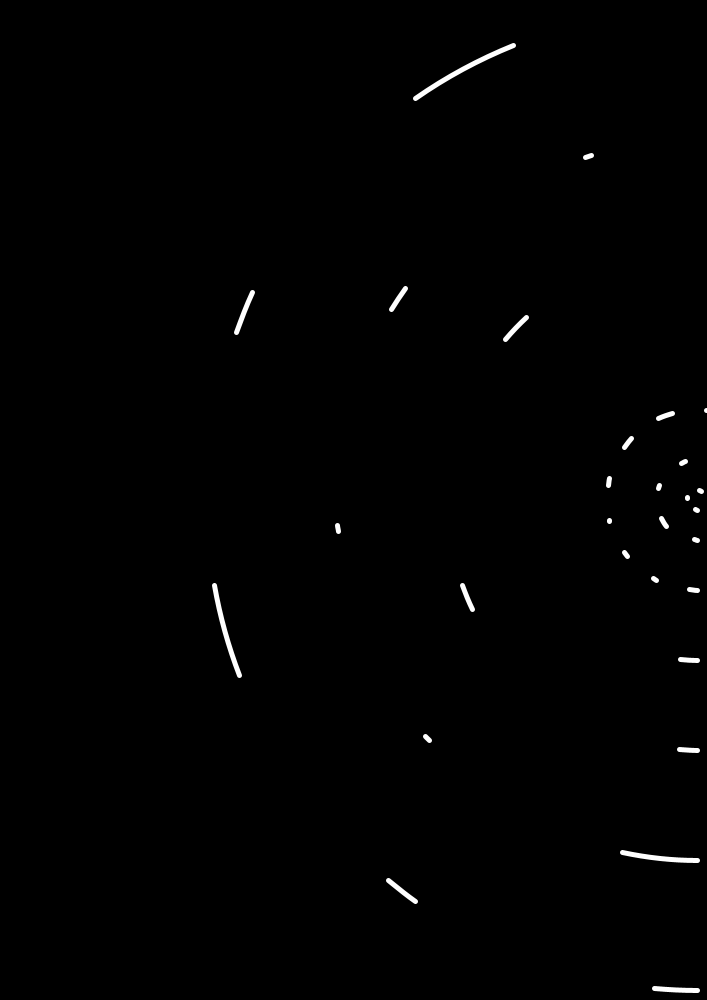
Frame 1 (no input)
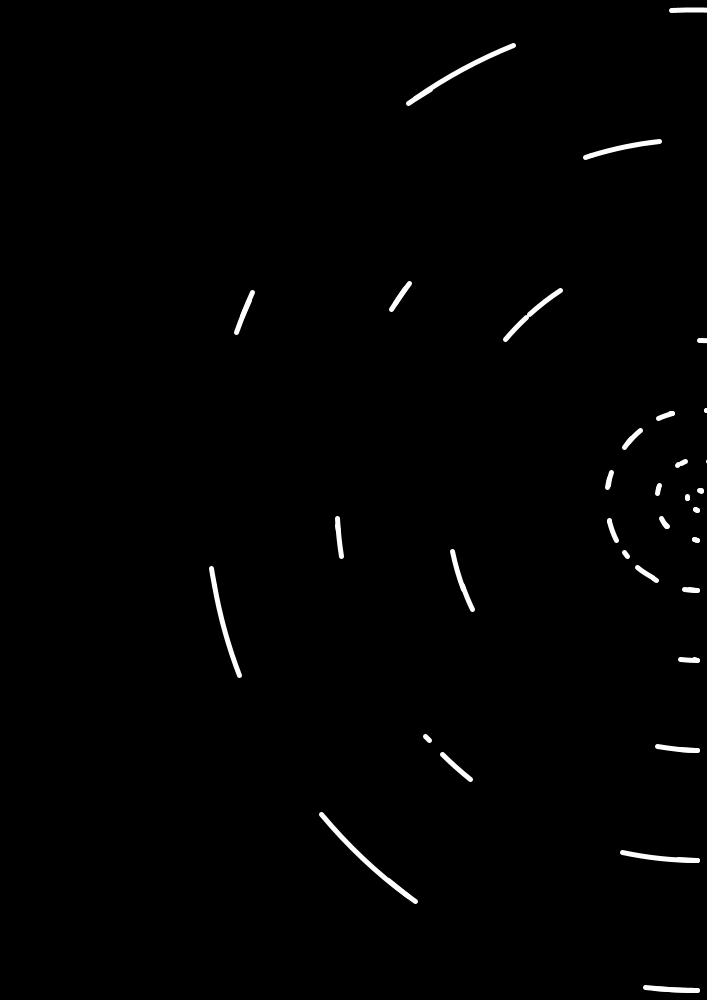
Frame 2 (the mouse pressed at the canvas centre, redrawn once)

The Processing sketch that drew these frames (run headless with seeded random() and noise(); the mouse was pressed at the canvas centre and the sketch redrawn once):

// Processing sketch: Okregi
// ── Okregi.pde
void setup() {
  size(707, 1000);
  background(0);
}
float x=180.1;
void draw() {
  smooth();
  noLoop();
 noFill();
  strokeWeight(5);
  stroke(255);
  int n = 3;
    //float cl = circ - len; //dlugosc slowa
    int a = 180;
    float prevA=180;
    int allSpaces= 0;
      int[] t = {3, 5, 9, 2, 4, 6, 7};
for (int i=0; i<t.length; i++) {
  
  int[] tab = new int[t[i]];
  println(t[i]+": " );
for(int w=0; w<t[i]; w++){
tab[w]=int(random(1,15));
print(tab[w]+" " );
 allSpaces = a - (20*tab[w]);
}
println();
    int radius = 20*(i+1);
    int e =90;
     int b=0;
int space = a/(t[i]-1);
      for (int j=0; j<t[i]; j++) {
        if (j==0)
        b = e;
        else
         b= e+ space;
        e=b+tab[j];
        
        arc(width-10, height/2, radius*(i+1), radius*(i+1), radians(b),radians(e));

      }
    }

    stroke(255);

    //point (sin(radians(x))*50,cos(radians(x))*25);//<ellipse
  
/*
        arc(width-20, height/2,160, 160, radians(90),radians(270));
        arc(width-20, height/2,90, 90, radians(180),radians(185));
        arc(width-20, height/2,90, 90, radians(185+50),radians(247));
        arc(width-20, height/2,90, 90, radians(297),radians(307));
        arc(width-20, height/2,90, 90, radians(357),radians(360));
  
*/

}
